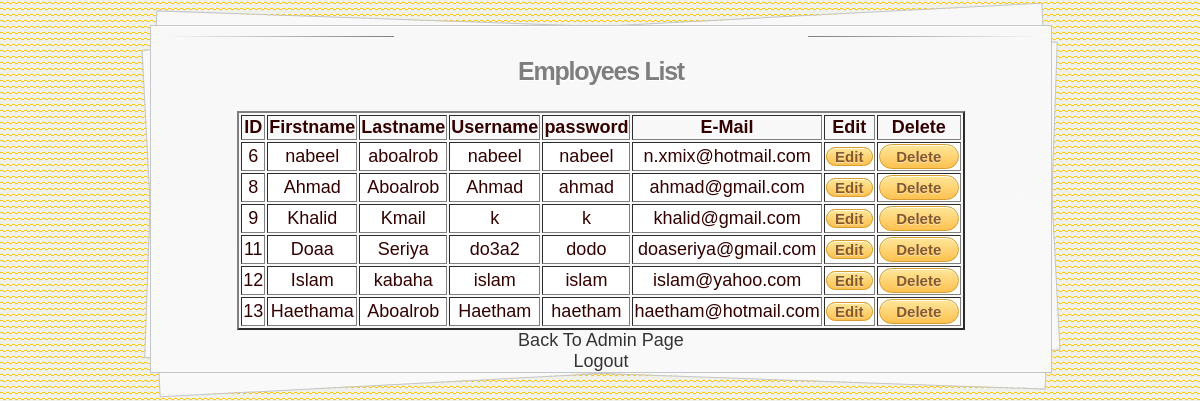
Page /EmpList.php (signed in) on the committed database.
### tables this page shows
CREATE TABLE IF NOT EXISTS `Employee` (
`Eid` int(15) NOT NULL,
  `Fname` varchar(20) NOT NULL,
  `Lname` varchar(20) NOT NULL,
  `UserName` varchar(20) NOT NULL,
  `EPassword` varchar(20) NOT NULL,
  `EMail` varchar(100) NOT NULL
);

### EmpList.php (the view, shortened to what this page needs)
<!DOCTYPE html>
 <html lang="en">
<head>
<link rel="stylesheet" type="text/css" href="css/TableStyle.css" />
</head>
<body bgcolor="#dcdddf">
<div class="container">
	<section id="content">
		<div>
        <h1>Employees List</h1>
<?php
include ('Connection.php');
$result = @mysqli_query($Conn,"SELECT EID,Fname,Lname,UserName,EPassword,EMail FROM Employee");
echo "<center><table  border='2' \>
<tr>
<th>ID</th>
<th>Firstname</th>
<th>Lastname</th>
<th>Username</th>
<th>password</th>
<th>E-Mail</th>
<th>Edit</th>
<th>Delete</th>
</tr>";
while($row = mysqli_fetch_array($result)) {
  echo "<tr>";
  echo "<td>" . $row['EID'] . "</td>";
  echo "<td>" . $row['Fname'] . "</td>";
  echo "<td>" . $row['Lname'] . "</td>";
  echo "<td>" . $row['UserName'] . "</td>";
  echo "<td>" . $row['EPassword'] . "</td>";
  echo "<td>" . $row['EMail'] . "</td>";
  echo "<td><a class='edit' href='EditEmp.php?eid=".$row['EID']."&Fname=". $row['Fname'] ."&Lname=". $row['Lname'] ."&username=". $row['UserName'] ."&password=". $row['EPassword'] ."&email=". $row['EMail'] ."' >&nbsp; Edit &nbsp;</a></td>";
  echo "<td><form action='' method='post'><input type='hidden' id='eid' name='eid' value=" . $row['EID'] . " /> <input type='submit' name='formDelete' id='formDelete' value='Delete' /></form> </td>";
  echo "</tr>";
}
echo "</table>";
?>
 </div>
    <div> <a style="color:#333" href="AdminPage.php">Back To Admin Page</a>
     </div>
     <div>
     <a style="color:#333" href="AdminLogout.php">Logout</a>
    </div>
	</section>
</div>
</body>
</html>

### EmpList.php (style rules this page uses)
.edit { color:#F93; text-decoration: none ; }

### rows in the picture
employee: Eid "6", Fname "nabeel", Lname "aboalrob", UserName "nabeel", EPassword "nabeel", EMail "n.xmix@hotmail.com"
employee: Eid "8", Fname "Ahmad", Lname "Aboalrob", UserName "Ahmad", EPassword "ahmad", EMail "ahmad@gmail.com"
employee: Eid "9", Fname "Khalid", Lname "Kmail", UserName "k", EPassword "k", EMail "khalid@gmail.com"
employee: Eid "11", Fname "Doaa", Lname "Seriya", UserName "do3a2", EPassword "dodo", EMail "doaseriya@gmail.com"
employee: Eid "12", Fname "Islam", Lname "kabaha", UserName "islam", EPassword "islam", EMail "islam@yahoo.com"
employee: Eid "13", Fname "Haethama", Lname "Aboalrob", UserName "Haetham", EPassword "haetham", EMail "haetham@hotmail.com"
